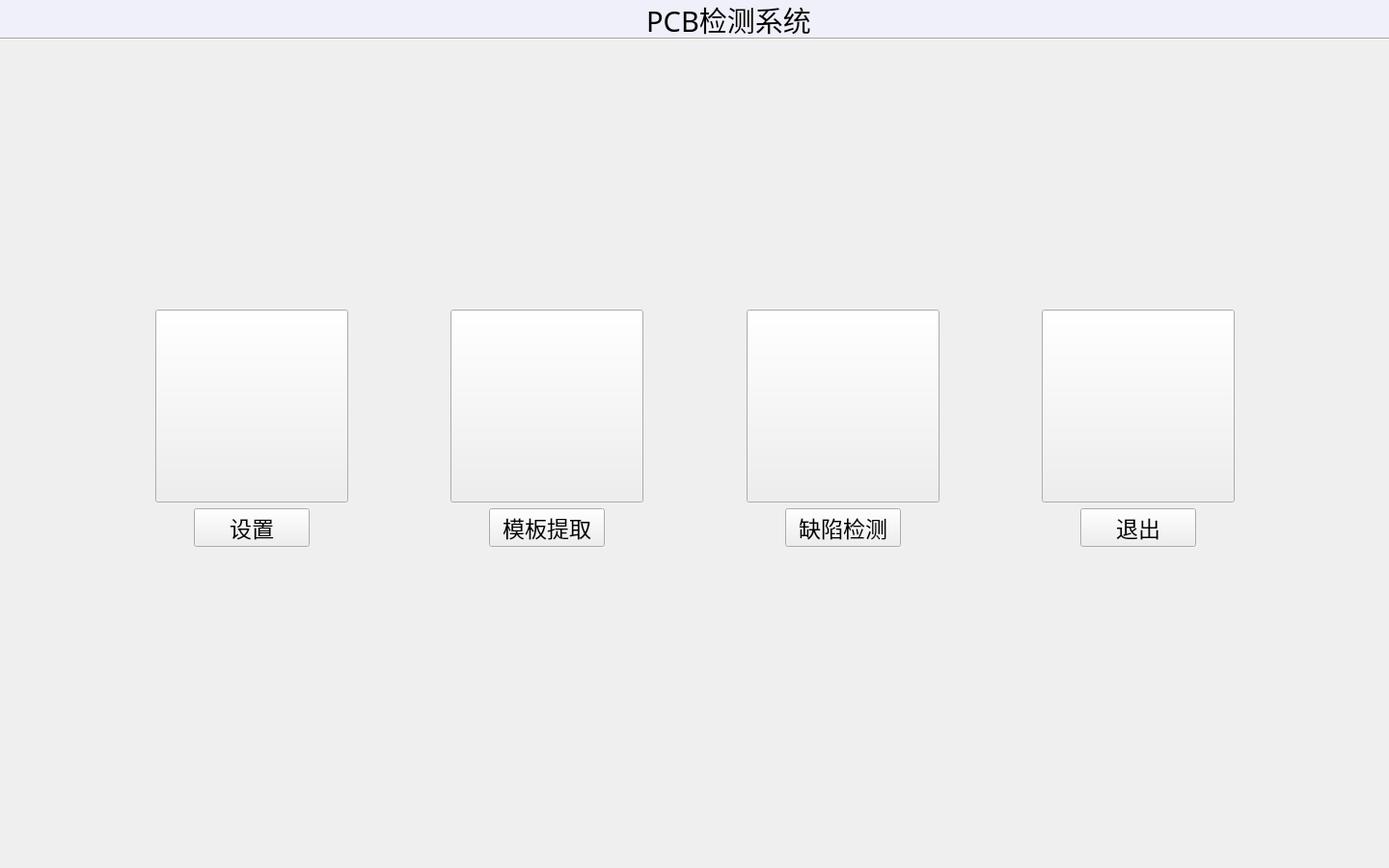
<?xml version="1.0" encoding="UTF-8"?>
<ui version="4.0">
 <class>PCBDetectClass</class>
 <widget class="QMainWindow" name="PCBDetectClass">
  <property name="geometry">
   <rect>
    <x>0</x>
    <y>0</y>
    <width>1440</width>
    <height>900</height>
   </rect>
  </property>
  <property name="sizePolicy">
   <sizepolicy hsizetype="Fixed" vsizetype="Fixed">
    <horstretch>0</horstretch>
    <verstretch>0</verstretch>
   </sizepolicy>
  </property>
  <property name="font">
   <font>
    <pointsize>16</pointsize>
   </font>
  </property>
  <property name="windowTitle">
   <string>PCBDetect</string>
  </property>
  <widget class="QWidget" name="centralWidget">
   <widget class="QLabel" name="label_logo">
    <property name="geometry">
     <rect>
      <x>610</x>
      <y>0</y>
      <width>51</width>
      <height>35</height>
     </rect>
    </property>
    <property name="sizePolicy">
     <sizepolicy hsizetype="Fixed" vsizetype="Fixed">
      <horstretch>0</horstretch>
      <verstretch>0</verstretch>
     </sizepolicy>
    </property>
    <property name="maximumSize">
     <size>
      <width>16777215</width>
      <height>16000000</height>
     </size>
    </property>
    <property name="font">
     <font>
      <pointsize>12</pointsize>
      <weight>75</weight>
      <bold>true</bold>
     </font>
    </property>
    <property name="styleSheet">
     <string notr="true">border-image: url(:/PCBDetect/icons/logo.png);</string>
    </property>
    <property name="text">
     <string/>
    </property>
    <property name="alignment">
     <set>Qt::AlignBottom|Qt::AlignHCenter</set>
    </property>
   </widget>
   <widget class="QLabel" name="label_title">
    <property name="geometry">
     <rect>
      <x>670</x>
      <y>0</y>
      <width>171</width>
      <height>41</height>
     </rect>
    </property>
    <property name="sizePolicy">
     <sizepolicy hsizetype="Fixed" vsizetype="Fixed">
      <horstretch>0</horstretch>
      <verstretch>0</verstretch>
     </sizepolicy>
    </property>
    <property name="minimumSize">
     <size>
      <width>60</width>
      <height>30</height>
     </size>
    </property>
    <property name="font">
     <font>
      <family>SimSun-ExtB FB</family>
      <pointsize>22</pointsize>
      <weight>25</weight>
      <italic>false</italic>
      <bold>false</bold>
     </font>
    </property>
    <property name="styleSheet">
     <string notr="true">font: 200 22pt &quot;SimSun-ExtB FB&quot;;</string>
    </property>
    <property name="text">
     <string>PCB检测系统</string>
    </property>
    <property name="alignment">
     <set>Qt::AlignCenter</set>
    </property>
   </widget>
   <widget class="Line" name="line">
    <property name="geometry">
     <rect>
      <x>0</x>
      <y>30</y>
      <width>1441</width>
      <height>20</height>
     </rect>
    </property>
    <property name="orientation">
     <enum>Qt::Horizontal</enum>
    </property>
   </widget>
   <widget class="QLabel" name="label_3">
    <property name="geometry">
     <rect>
      <x>0</x>
      <y>-1</y>
      <width>1441</width>
      <height>41</height>
     </rect>
    </property>
    <property name="styleSheet">
     <string notr="true">background-color: rgb(240, 240, 250);</string>
    </property>
    <property name="text">
     <string/>
    </property>
   </widget>
   <widget class="QWidget" name="layoutWidget">
    <property name="geometry">
     <rect>
      <x>150</x>
      <y>310</y>
      <width>1141</width>
      <height>268</height>
     </rect>
    </property>
    <layout class="QHBoxLayout" name="horizontalLayout_5">
     <item>
      <layout class="QVBoxLayout" name="verticalLayout">
       <item>
        <widget class="QPushButton" name="pushButton_set">
         <property name="sizePolicy">
          <sizepolicy hsizetype="Fixed" vsizetype="Fixed">
           <horstretch>0</horstretch>
           <verstretch>0</verstretch>
          </sizepolicy>
         </property>
         <property name="minimumSize">
          <size>
           <width>200</width>
           <height>200</height>
          </size>
         </property>
         <property name="maximumSize">
          <size>
           <width>200</width>
           <height>200</height>
          </size>
         </property>
         <property name="styleSheet">
          <string notr="true">border-image: url(:/PCBDetect/icons/set.png);</string>
         </property>
         <property name="text">
          <string/>
         </property>
        </widget>
       </item>
       <item>
        <spacer name="verticalSpacer">
         <property name="orientation">
          <enum>Qt::Vertical</enum>
         </property>
         <property name="sizeType">
          <enum>QSizePolicy::Fixed</enum>
         </property>
         <property name="sizeHint" stdset="0">
          <size>
           <width>20</width>
           <height>5</height>
          </size>
         </property>
        </spacer>
       </item>
       <item>
        <layout class="QHBoxLayout" name="horizontalLayout">
         <item>
          <spacer name="horizontalSpacer_4">
           <property name="orientation">
            <enum>Qt::Horizontal</enum>
           </property>
           <property name="sizeHint" stdset="0">
            <size>
             <width>40</width>
             <height>20</height>
            </size>
           </property>
          </spacer>
         </item>
         <item>
          <widget class="QPushButton" name="pushButton_set2">
           <property name="sizePolicy">
            <sizepolicy hsizetype="Fixed" vsizetype="Fixed">
             <horstretch>0</horstretch>
             <verstretch>0</verstretch>
            </sizepolicy>
           </property>
           <property name="minimumSize">
            <size>
             <width>120</width>
             <height>40</height>
            </size>
           </property>
           <property name="font">
            <font>
             <pointsize>17</pointsize>
            </font>
           </property>
           <property name="text">
            <string>设置</string>
           </property>
           <property name="autoDefault">
            <bool>false</bool>
           </property>
           <property name="default">
            <bool>false</bool>
           </property>
           <property name="flat">
            <bool>false</bool>
           </property>
          </widget>
         </item>
         <item>
          <spacer name="horizontalSpacer_5">
           <property name="orientation">
            <enum>Qt::Horizontal</enum>
           </property>
           <property name="sizeHint" stdset="0">
            <size>
             <width>40</width>
             <height>20</height>
            </size>
           </property>
          </spacer>
         </item>
        </layout>
       </item>
      </layout>
     </item>
     <item>
      <spacer name="horizontalSpacer">
       <property name="orientation">
        <enum>Qt::Horizontal</enum>
       </property>
       <property name="sizeType">
        <enum>QSizePolicy::MinimumExpanding</enum>
       </property>
       <property name="sizeHint" stdset="0">
        <size>
         <width>40</width>
         <height>20</height>
        </size>
       </property>
      </spacer>
     </item>
     <item>
      <layout class="QVBoxLayout" name="verticalLayout_2">
       <item>
        <widget class="QPushButton" name="pushButton_getTempl">
         <property name="sizePolicy">
          <sizepolicy hsizetype="Fixed" vsizetype="Fixed">
           <horstretch>0</horstretch>
           <verstretch>0</verstretch>
          </sizepolicy>
         </property>
         <property name="minimumSize">
          <size>
           <width>200</width>
           <height>200</height>
          </size>
         </property>
         <property name="maximumSize">
          <size>
           <width>200</width>
           <height>200</height>
          </size>
         </property>
         <property name="styleSheet">
          <string notr="true">border-image: url(:/PCBDetect/icons/getTempl.png);</string>
         </property>
         <property name="text">
          <string/>
         </property>
        </widget>
       </item>
       <item>
        <spacer name="verticalSpacer_2">
         <property name="orientation">
          <enum>Qt::Vertical</enum>
         </property>
         <property name="sizeType">
          <enum>QSizePolicy::Fixed</enum>
         </property>
         <property name="sizeHint" stdset="0">
          <size>
           <width>20</width>
           <height>5</height>
          </size>
         </property>
        </spacer>
       </item>
       <item>
        <layout class="QHBoxLayout" name="horizontalLayout_2">
         <item>
          <spacer name="horizontalSpacer_6">
           <property name="orientation">
            <enum>Qt::Horizontal</enum>
           </property>
           <property name="sizeHint" stdset="0">
            <size>
             <width>40</width>
             <height>20</height>
            </size>
           </property>
          </spacer>
         </item>
         <item>
          <widget class="QPushButton" name="pushButton_getTempl2">
           <property name="sizePolicy">
            <sizepolicy hsizetype="Fixed" vsizetype="Fixed">
             <horstretch>0</horstretch>
             <verstretch>0</verstretch>
            </sizepolicy>
           </property>
           <property name="minimumSize">
            <size>
             <width>120</width>
             <height>40</height>
            </size>
           </property>
           <property name="font">
            <font>
             <pointsize>17</pointsize>
            </font>
           </property>
           <property name="text">
            <string>模板提取</string>
           </property>
           <property name="flat">
            <bool>false</bool>
           </property>
          </widget>
         </item>
         <item>
          <spacer name="horizontalSpacer_7">
           <property name="orientation">
            <enum>Qt::Horizontal</enum>
           </property>
           <property name="sizeHint" stdset="0">
            <size>
             <width>40</width>
             <height>20</height>
            </size>
           </property>
          </spacer>
         </item>
        </layout>
       </item>
      </layout>
     </item>
     <item>
      <spacer name="horizontalSpacer_2">
       <property name="orientation">
        <enum>Qt::Horizontal</enum>
       </property>
       <property name="sizeType">
        <enum>QSizePolicy::MinimumExpanding</enum>
       </property>
       <property name="sizeHint" stdset="0">
        <size>
         <width>40</width>
         <height>20</height>
        </size>
       </property>
      </spacer>
     </item>
     <item>
      <layout class="QVBoxLayout" name="verticalLayout_3">
       <item>
        <widget class="QPushButton" name="pushButton_detect">
         <property name="sizePolicy">
          <sizepolicy hsizetype="Fixed" vsizetype="Fixed">
           <horstretch>0</horstretch>
           <verstretch>0</verstretch>
          </sizepolicy>
         </property>
         <property name="minimumSize">
          <size>
           <width>200</width>
           <height>200</height>
          </size>
         </property>
         <property name="maximumSize">
          <size>
           <width>200</width>
           <height>200</height>
          </size>
         </property>
         <property name="styleSheet">
          <string notr="true">border-image: url(:/PCBDetect/icons/detect.png);</string>
         </property>
         <property name="text">
          <string/>
         </property>
        </widget>
       </item>
       <item>
        <spacer name="verticalSpacer_3">
         <property name="orientation">
          <enum>Qt::Vertical</enum>
         </property>
         <property name="sizeType">
          <enum>QSizePolicy::Fixed</enum>
         </property>
         <property name="sizeHint" stdset="0">
          <size>
           <width>20</width>
           <height>5</height>
          </size>
         </property>
        </spacer>
       </item>
       <item>
        <layout class="QHBoxLayout" name="horizontalLayout_3">
         <item>
          <spacer name="horizontalSpacer_8">
           <property name="orientation">
            <enum>Qt::Horizontal</enum>
           </property>
           <property name="sizeHint" stdset="0">
            <size>
             <width>40</width>
             <height>20</height>
            </size>
           </property>
          </spacer>
         </item>
         <item>
          <widget class="QPushButton" name="pushButton_detect2">
           <property name="sizePolicy">
            <sizepolicy hsizetype="Fixed" vsizetype="Fixed">
             <horstretch>0</horstretch>
             <verstretch>0</verstretch>
            </sizepolicy>
           </property>
           <property name="minimumSize">
            <size>
             <width>120</width>
             <height>40</height>
            </size>
           </property>
           <property name="font">
            <font>
             <pointsize>17</pointsize>
            </font>
           </property>
           <property name="text">
            <string>缺陷检测</string>
           </property>
           <property name="flat">
            <bool>false</bool>
           </property>
          </widget>
         </item>
         <item>
          <spacer name="horizontalSpacer_9">
           <property name="orientation">
            <enum>Qt::Horizontal</enum>
           </property>
           <property name="sizeHint" stdset="0">
            <size>
             <width>40</width>
             <height>20</height>
            </size>
           </property>
          </spacer>
         </item>
        </layout>
       </item>
      </layout>
     </item>
     <item>
      <spacer name="horizontalSpacer_3">
       <property name="orientation">
        <enum>Qt::Horizontal</enum>
       </property>
       <property name="sizeType">
        <enum>QSizePolicy::MinimumExpanding</enum>
       </property>
       <property name="sizeHint" stdset="0">
        <size>
         <width>40</width>
         <height>20</height>
        </size>
       </property>
      </spacer>
     </item>
     <item>
      <layout class="QVBoxLayout" name="verticalLayout_4">
       <item>
        <widget class="QPushButton" name="pushButton_exit">
         <property name="sizePolicy">
          <sizepolicy hsizetype="Fixed" vsizetype="Fixed">
           <horstretch>0</horstretch>
           <verstretch>0</verstretch>
          </sizepolicy>
         </property>
         <property name="minimumSize">
          <size>
           <width>200</width>
           <height>200</height>
          </size>
         </property>
         <property name="maximumSize">
          <size>
           <width>200</width>
           <height>200</height>
          </size>
         </property>
         <property name="styleSheet">
          <string notr="true">border-image: url(:/PCBDetect/icons/exit.png);</string>
         </property>
         <property name="text">
          <string/>
         </property>
        </widget>
       </item>
       <item>
        <spacer name="verticalSpacer_4">
         <property name="orientation">
          <enum>Qt::Vertical</enum>
         </property>
         <property name="sizeType">
          <enum>QSizePolicy::Fixed</enum>
         </property>
         <property name="sizeHint" stdset="0">
          <size>
           <width>20</width>
           <height>5</height>
          </size>
         </property>
        </spacer>
       </item>
       <item>
        <layout class="QHBoxLayout" name="horizontalLayout_4">
         <item>
          <spacer name="horizontalSpacer_10">
           <property name="orientation">
            <enum>Qt::Horizontal</enum>
           </property>
           <property name="sizeHint" stdset="0">
            <size>
             <width>40</width>
             <height>20</height>
            </size>
           </property>
          </spacer>
         </item>
         <item>
          <widget class="QPushButton" name="pushButton_exit2">
           <property name="sizePolicy">
            <sizepolicy hsizetype="Fixed" vsizetype="Fixed">
             <horstretch>0</horstretch>
             <verstretch>0</verstretch>
            </sizepolicy>
           </property>
           <property name="minimumSize">
            <size>
             <width>120</width>
             <height>40</height>
            </size>
           </property>
           <property name="font">
            <font>
             <pointsize>17</pointsize>
            </font>
           </property>
           <property name="text">
            <string>退出</string>
           </property>
           <property name="flat">
            <bool>false</bool>
           </property>
          </widget>
         </item>
         <item>
          <spacer name="horizontalSpacer_11">
           <property name="orientation">
            <enum>Qt::Horizontal</enum>
           </property>
           <property name="sizeHint" stdset="0">
            <size>
             <width>40</width>
             <height>20</height>
            </size>
           </property>
          </spacer>
         </item>
        </layout>
       </item>
      </layout>
     </item>
    </layout>
   </widget>
   <zorder>layoutWidget</zorder>
   <zorder>label_3</zorder>
   <zorder>label_logo</zorder>
   <zorder>label_title</zorder>
   <zorder>line</zorder>
  </widget>
 </widget>
 <layoutdefault spacing="6" margin="11"/>
 <resources>
  <include location="PCBDetect.qrc"/>
 </resources>
 <connections/>
</ui>
